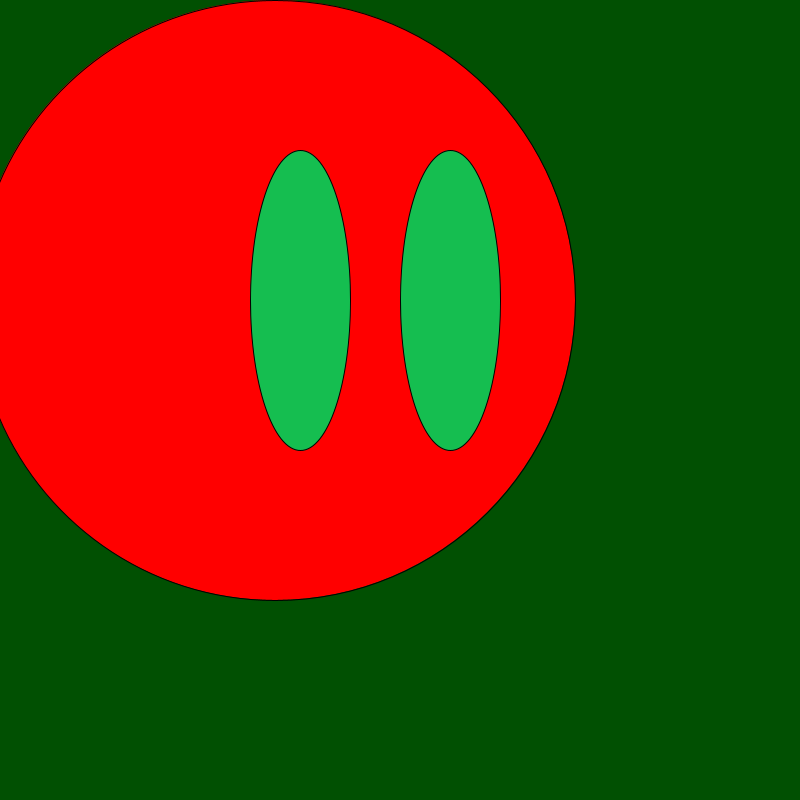
Frame 1 (no input)
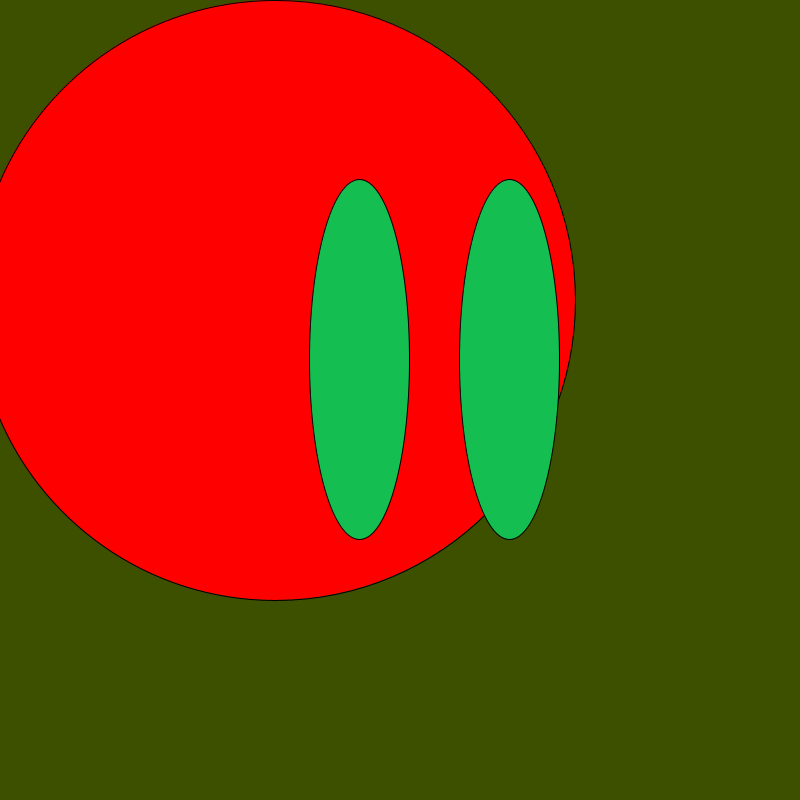
Frame 60 (the mouse pressed at the canvas centre just before this capture)
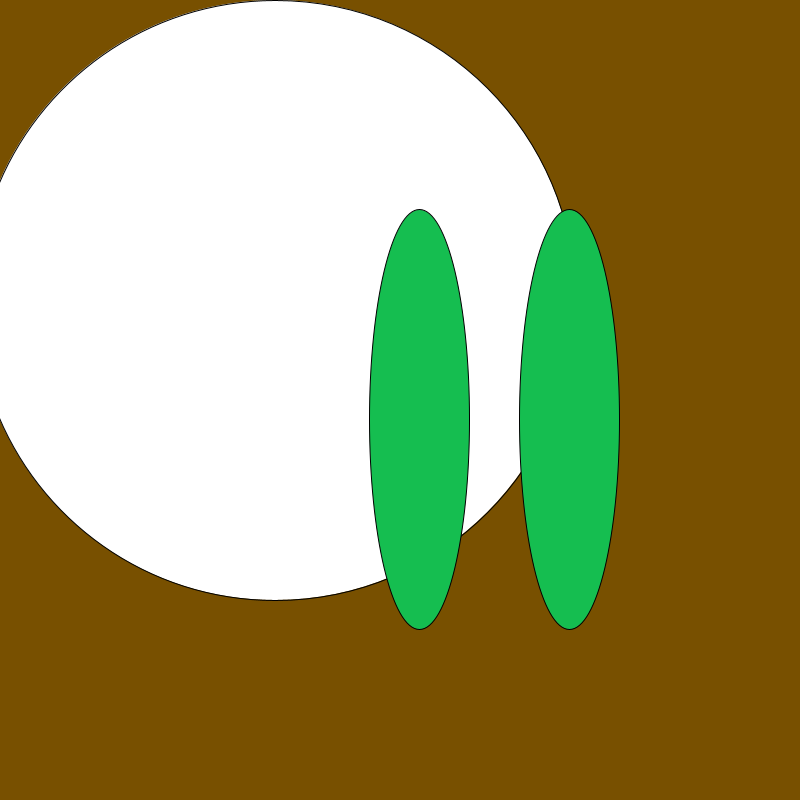
Frame 120 (the mouse held since frame 60 and released just before this capture)

The Processing sketch that drew these frames (run headless with seeded random() and noise(); from frame 60 on, the mouse is pressed at the canvas centre):

// Processing sketch: Float_and_int_practice_code
// ── Float_and_int_practice_code.pde
float Ray; 
int woe;
int keef; 
void setup() {
size(800, 800); 
Ray = 300.5;
woe = 100;
keef = 2 ; 
}

void draw(){
  println(frameCount); 
  background(frameCount, 80, keef); 
  fill(255, mouseX, mouseY);
  ellipse(275, 300, 600, 600); //The big kirby face
   fill(21, 190, 80);
  ellipse(Ray, Ray, woe, Ray);
   ellipse(Ray + 150, Ray, woe, Ray);
Ray = Ray +1 ; 
keef = keef -10; 

   
}
